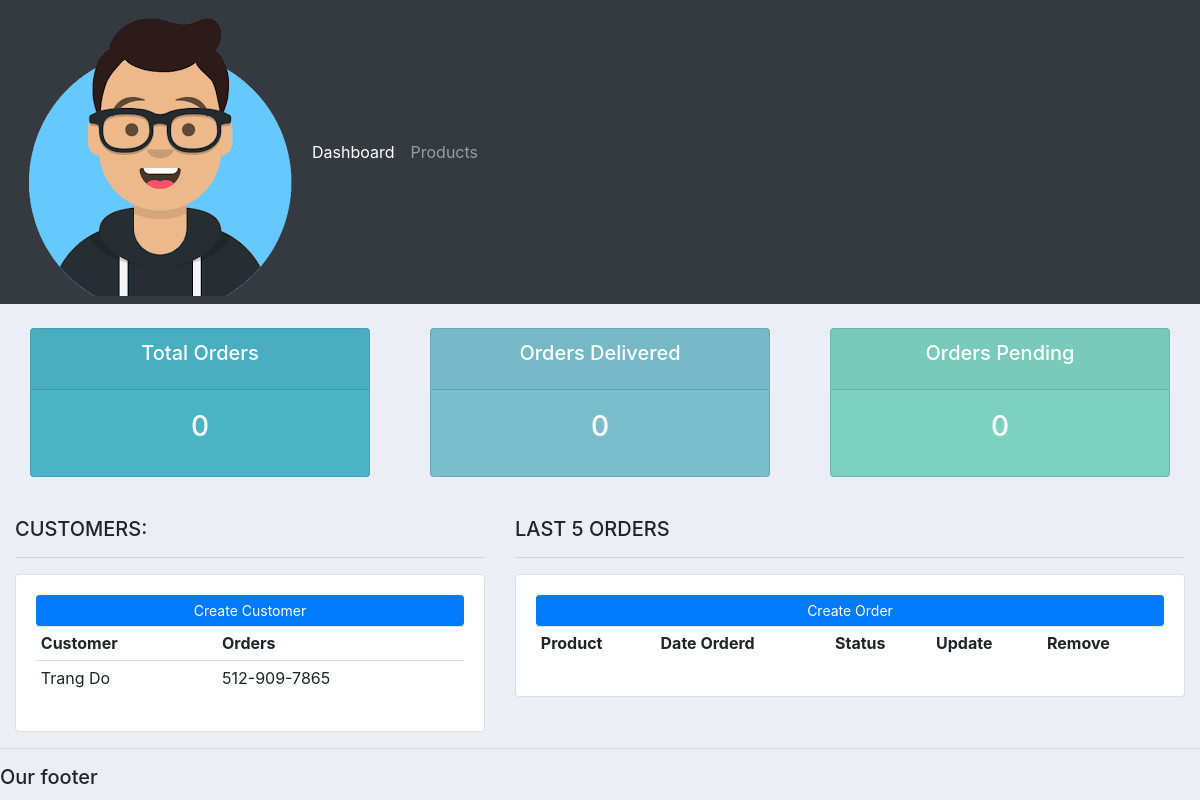
The app's page /, older data.
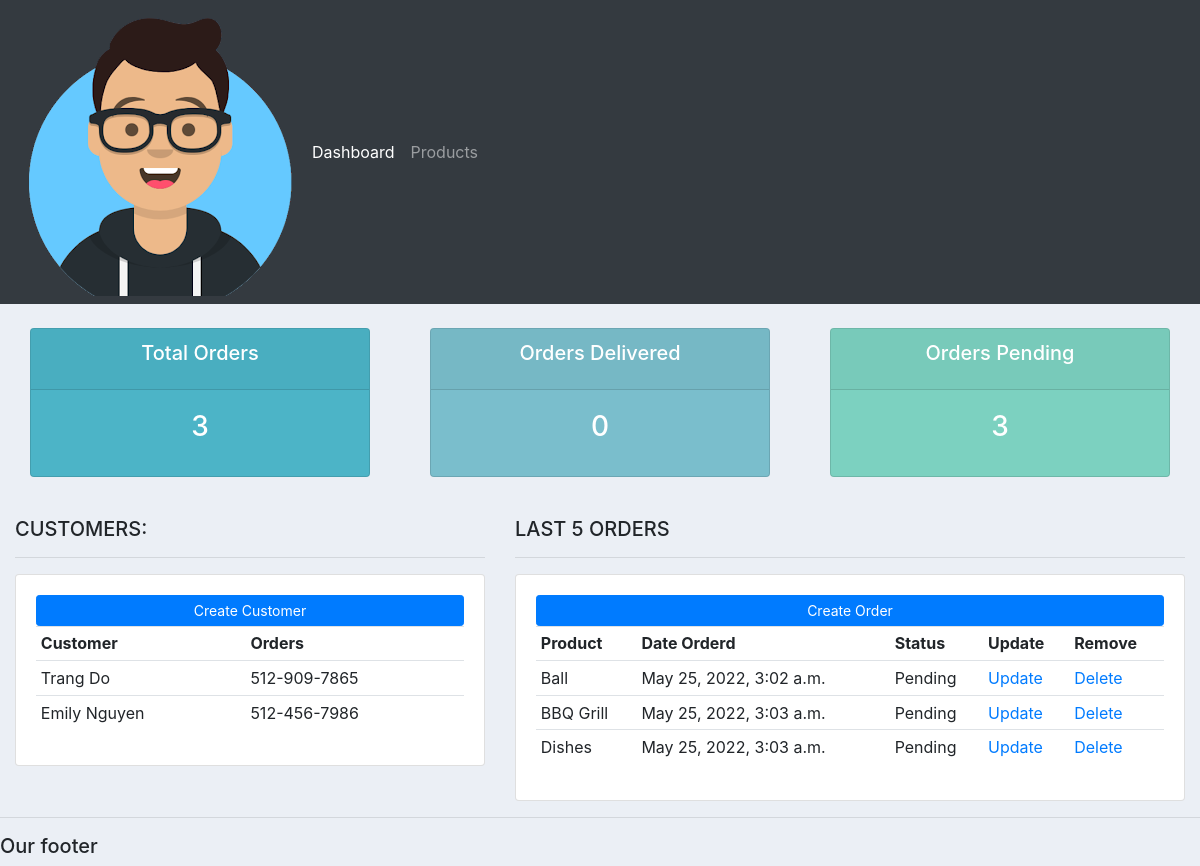
The same page, newer data.
### accounts/models.py (models this page shows, shortened)
class Customer(models.Model):
	name = models.CharField(max_length=200, null=True)
	phone = models.CharField(max_length=200, null=True)
	email = models.CharField(max_length=200, null=True)
	date_created = models.DateTimeField(auto_now_add=True, null=True)

class Order(models.Model):
	STATUS = (
			('Pending', 'Pending'),
			('Out for delivery', 'Out for delivery'),
			('Delivered', 'Delivered'),
			)
	customer = models.ForeignKey(Customer, null=True, on_delete= models.SET_NULL)
	product = models.ForeignKey(Product, null=True, on_delete= models.SET_NULL)
	date_created = models.DateTimeField(auto_now_add=True, null=True)
	status = models.CharField(max_length=200, null=True, choices=STATUS)

class Product(models.Model):
	CATEGORY = (
			('Indoor', 'Indoor'),
			('Out Door', 'Out Door'),
			)
	name = models.CharField(max_length=200, null=True)
	price = models.FloatField(null=True)
	category = models.CharField(max_length=200, null=True, choices=CATEGORY)
	description = models.CharField(max_length=200, null=True, blank=True)
	date_created = models.DateTimeField(auto_now_add=True, null=True)
	tags = models.ManyToManyField(Tag)
	def __str__(self):
		return self.name

### accounts/views.py (the view)
# urls.py: path('', views.home),
def home(request):
	orders = Order.objects.all()
	customers = Customer.objects.all()
	total_customers = customers.count()
	total_orders = orders.count()
	delivered = orders.filter(status='Delivered').count()
	pending = orders.filter(status='Pending').count()
	context = {'orders':orders, 'customers':customers,
	'total_orders':total_orders,'delivered':delivered,
	'pending':pending }
	return render(request, 'accounts/dashboard.html', context)

### accounts/templates/accounts/dashboard.html
{%  extends 'accounts/main.html' %}
{% block content %}
{%  include 'accounts/status.html' %}
<br>
<div class="row">
	<div class="col-md-5">
		<h5>CUSTOMERS:</h5>
		<hr>
		<div class="card card-body">
			<a class="btn btn-primary  btn-sm btn-block" href="">Create Customer</a>
			<table class="table table-sm">
				<tr>
					<th>Customer</th>
					<th>Orders</th>
				</tr>
				{% for customer in customers %}
					<tr>
						<td>{{customer.name}}</td>
						<td>{{customer.phone}}</td>
					</tr>
				{% endfor %}
			</table>
		</div>
	</div>
	<div class="col-md-7">
		<h5>LAST 5 ORDERS</h5>
		<hr>
		<div class="card card-body">
			<a class="btn btn-primary  btn-sm btn-block" href="">Create Order</a>
			<table class="table table-sm">
				<tr>
					<th>Product</th>
					<th>Date Orderd</th>
					<th>Status</th>
					<th>Update</th>
					<th>Remove</th>
				</tr>
				{% for order in orders %}
					<tr>
						<td>{{order.product}}</td>
						<td>{{order.date_created}}</td>
						<td>{{order.status}}</td>
						<td><a href=""> Update</td>
						<td><a href=""> Delete</td>
					</tr>
				{% endfor %}
			</table>
		</div>
	</div>
</div>
{% endblock %}

### accounts/templates/accounts/navbar.html (shortened to what this page needs)
{% load static %}
<nav class="navbar navbar-expand-lg navbar-dark bg-dark">
 <img src="{% static 'images/logo.png' %}">
  <div class="collapse navbar-collapse" id="navbarNav">
    <ul class="navbar-nav">
      <li class="nav-item active">
        <a class="nav-link" href="#">Dashboard</a>
      </li>
      <li class="nav-item">
        <a class="nav-link" href="#">Products</a>
      </li>
    </ul>
  </div>
</nav>

### accounts/templates/accounts/status.html
<br>
<div class="row">
	<div class="col">
		<div class="col-md">
			<div class="card text-center text-white  mb-3" id="total-orders">
			  	<div class="card-header">
			  		<h5 class="card-title">Total Orders</h5>
			  	</div>
			  	<div class="card-body">
			    	<h3 class="card-title">{{total_orders}}</h3>
			  	</div>
			</div>
		</div>
	</div>
	<div class="col">
		<div class="col-md">
			<div class="card text-center text-white  mb-3" id="orders-delivered">
			  	<div class="card-header">
			  		<h5 class="card-title">Orders Delivered</h5>
			  	</div>
			  	<div class="card-body">
			    	<h3 class="card-title">{{delivered}}</h3>
			  	</div>
			</div>
		</div>
	</div>
	<div class="col">
		<div class="col-md">
			<div class="card text-center text-white  mb-3" id="orders-pending">
			  	<div class="card-header">
			  		<h5 class="card-title">Orders Pending</h5>
			  	</div>
			  	<div class="card-body">
			    	<h3 class="card-title">{{pending}}</h3>
			  	</div>
			</div>
		</div>
	</div>
</div>

### static/css/main.css (style rules this page uses)
body { background-color: #ebeff5; }
#total-orders { background-color: #4cb4c7; }
#orders-delivered { background-color: #7abecc; }
#orders-pending { background-color: #7CD1C0; }

Row changes from the older to the newer data that the page shows:
added Customer: name "Emily Nguyen", phone "512-456-7986"
added Order: product "Ball", date_created "May 25, 2022, 3:02 a.m.", status "Pending"
added Order: product "BBQ Grill", date_created "May 25, 2022, 3:03 a.m.", status "Pending"
added Order: product "Dishes", date_created "May 25, 2022, 3:03 a.m.", status "Pending"
Text that changed along with them:
{{ total_orders }}: "0" → "3"
{{ pending }}: "0" → "3"
